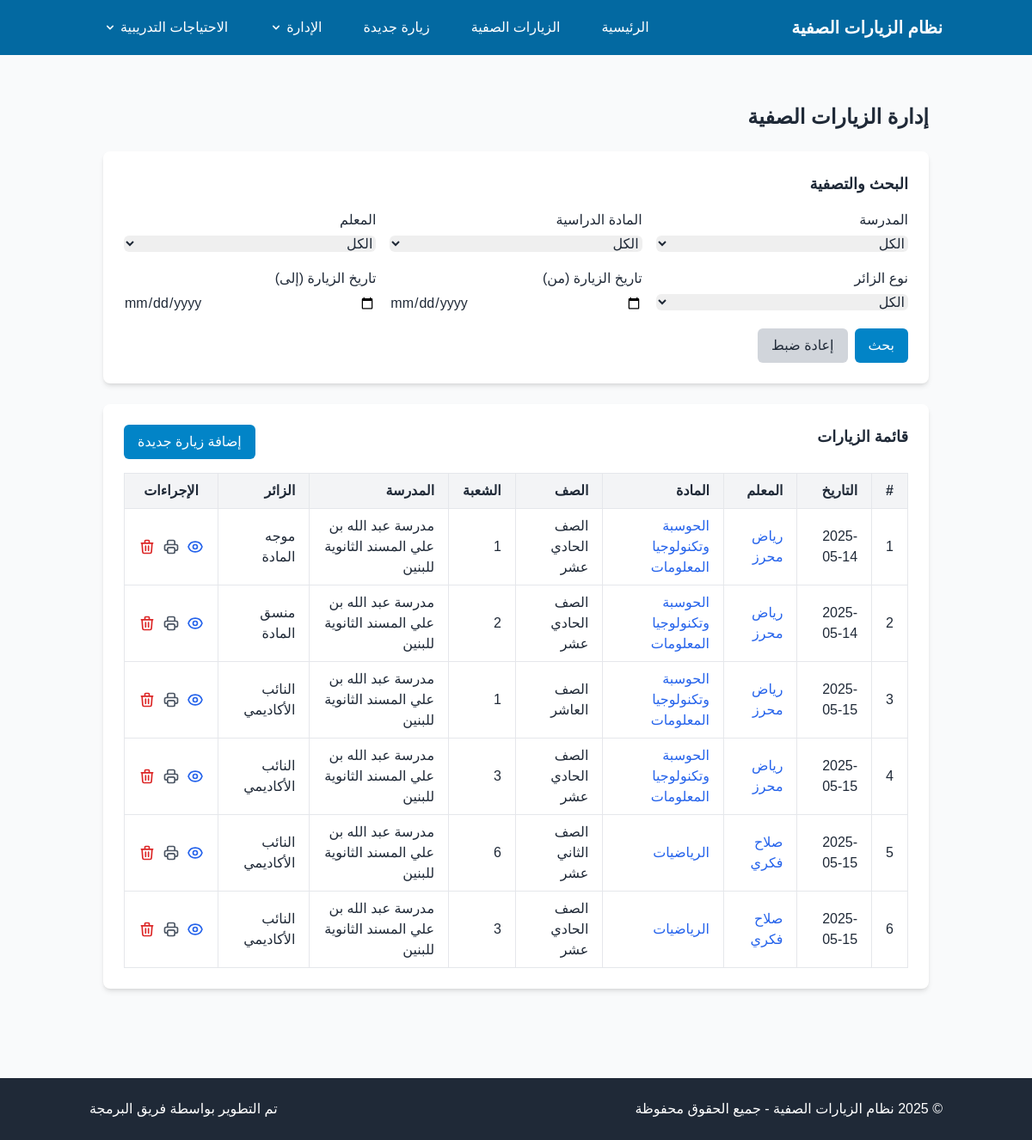
/visits.php, run on an earlier commit of the app's database.
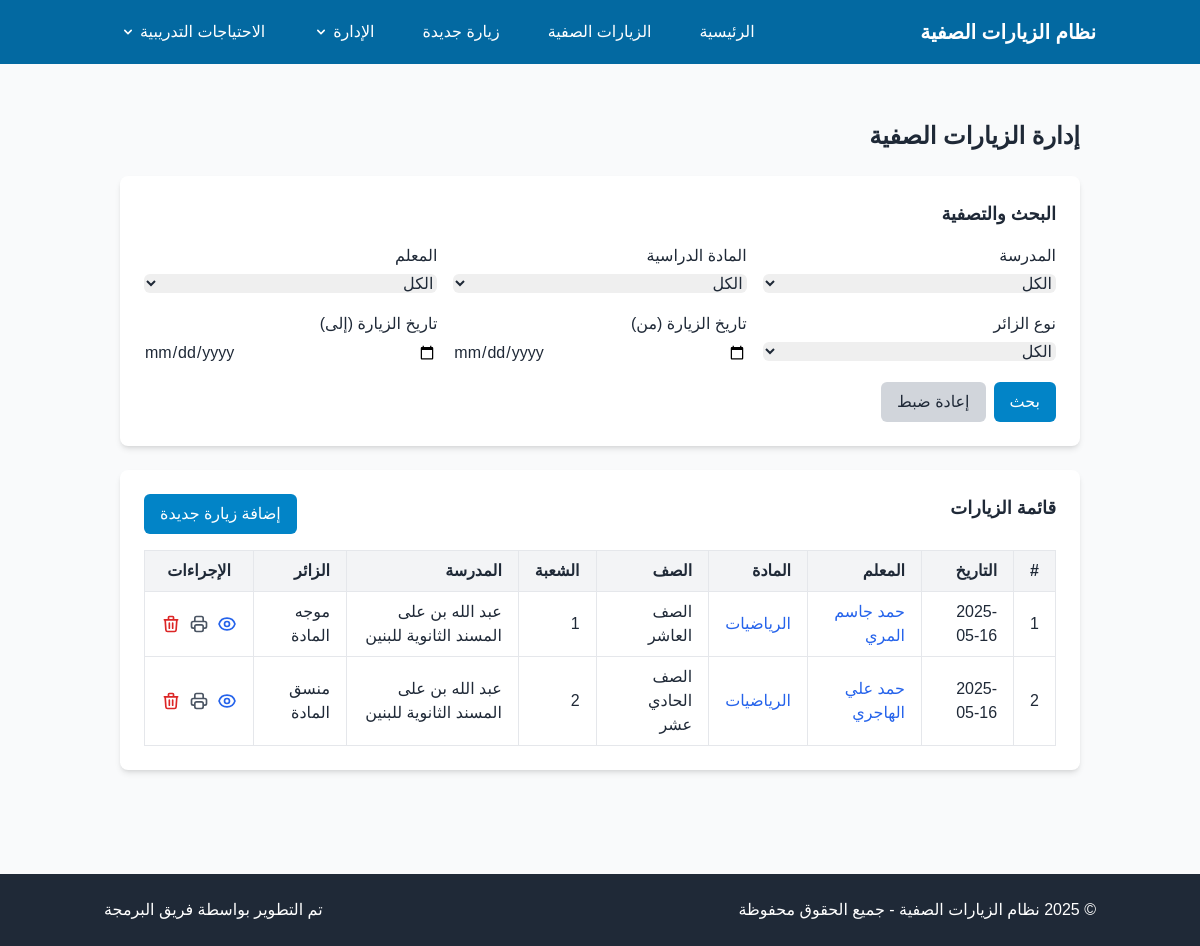
And on a later commit of the database.
### tables this page shows
CREATE TABLE `visits` (
  `id` int NOT NULL,
  `school_id` int NOT NULL,
  `teacher_id` int NOT NULL,
  `subject_id` int NOT NULL,
  `grade_id` int NOT NULL,
  `section_id` int NOT NULL,
  `level_id` int NOT NULL,
  `visitor_type_id` int NOT NULL,
  `visitor_person_id` int DEFAULT NULL,
  `visit_date` date NOT NULL,
  `academic_year_id` int DEFAULT NULL,
  `visit_type` enum('full','partial') NOT NULL DEFAULT 'full',
  `attendance_type` enum('physical','remote','hybrid') NOT NULL DEFAULT 'physical',
  `has_lab` tinyint(1) NOT NULL DEFAULT '0',
  `general_notes` text,
  `recommendation_notes` text,
  `appreciation_notes` text,
  `total_score` decimal(5,2) DEFAULT NULL,
  `created_at` timestamp NULL DEFAULT CURRENT_TIMESTAMP,
  `updated_at` timestamp NULL DEFAULT CURRENT_TIMESTAMP ON UPDATE CURRENT_TIMESTAMP
);

CREATE TABLE `teachers` (
  `id` int NOT NULL,
  `name` varchar(255) NOT NULL,
  `personal_id` varchar(20) NOT NULL,
  `email` varchar(255) DEFAULT NULL,
  `job_title` varchar(50) NOT NULL DEFAULT '????????',
  `phone` varchar(20) DEFAULT NULL,
  `school_id` int NOT NULL,
  `created_at` timestamp NULL DEFAULT CURRENT_TIMESTAMP,
  `updated_at` timestamp NULL DEFAULT CURRENT_TIMESTAMP ON UPDATE CURRENT_TIMESTAMP
);

CREATE TABLE `subjects` (
  `id` int NOT NULL,
  `name` varchar(255) NOT NULL,
  `school_id` int DEFAULT NULL,
  `is_school_specific` tinyint(1) NOT NULL DEFAULT '0',
  `is_active` tinyint(1) NOT NULL DEFAULT '1',
  `created_by` int DEFAULT NULL,
  `updated_by` int DEFAULT NULL,
  `created_at` timestamp NULL DEFAULT CURRENT_TIMESTAMP,
  `updated_at` timestamp NULL DEFAULT CURRENT_TIMESTAMP ON UPDATE CURRENT_TIMESTAMP
);

CREATE TABLE `grades` (
  `id` int NOT NULL,
  `name` varchar(255) NOT NULL,
  `level_id` int NOT NULL,
  `created_at` timestamp NULL DEFAULT CURRENT_TIMESTAMP,
  `updated_at` timestamp NULL DEFAULT CURRENT_TIMESTAMP ON UPDATE CURRENT_TIMESTAMP
);

CREATE TABLE `sections` (
  `id` int NOT NULL,
  `name` varchar(255) NOT NULL,
  `grade_id` int NOT NULL,
  `school_id` int NOT NULL,
  `created_at` timestamp NULL DEFAULT CURRENT_TIMESTAMP,
  `updated_at` timestamp NULL DEFAULT CURRENT_TIMESTAMP ON UPDATE CURRENT_TIMESTAMP
);

CREATE TABLE `schools` (
  `id` int NOT NULL,
  `name` varchar(255) NOT NULL,
  `phone` varchar(20) DEFAULT NULL,
  `created_at` timestamp NULL DEFAULT CURRENT_TIMESTAMP,
  `updated_at` timestamp NULL DEFAULT CURRENT_TIMESTAMP ON UPDATE CURRENT_TIMESTAMP,
  `school_code` varchar(20) DEFAULT NULL,
  `email` varchar(255) DEFAULT NULL,
  `address` text,
  `logo` varchar(255) DEFAULT NULL
);

CREATE TABLE `visitor_types` (
  `id` int NOT NULL,
  `name` varchar(255) NOT NULL,
  `created_at` timestamp NULL DEFAULT CURRENT_TIMESTAMP,
  `updated_at` timestamp NULL DEFAULT CURRENT_TIMESTAMP ON UPDATE CURRENT_TIMESTAMP
);

### includes/db_connection.php (called while the page is built, shortened)
<?php
$dsn = "mysql:host=" . DB_HOST . ";dbname=" . DB_NAME . ";charset=" . DB_CHARSET;
$options = [
    PDO::ATTR_ERRMODE            => PDO::ERRMODE_EXCEPTION,
    PDO::ATTR_DEFAULT_FETCH_MODE => PDO::FETCH_ASSOC,
    PDO::ATTR_EMULATE_PREPARES   => false,
];
try {
    $pdo = new PDO($dsn, DB_USER, DB_PASS, $options);
    $pdo->exec("SET NAMES utf8mb4");
    $pdo->exec("SET CHARACTER SET utf8mb4");
    $pdo->exec("SET collation_connection = utf8mb4_unicode_ci");
} catch (PDOException $e) {
    die("فشل الاتصال بقاعدة البيانات: " . $e->getMessage());
}
function query($sql, $params = []) {
    global $pdo;
    $stmt = $pdo->prepare($sql);
    $stmt->execute($params);
    return $stmt->fetchAll();
}

### visits.php (the view, shortened to what the changed rows need)
<?php
require_once 'includes/db_connection.php';
require_once 'includes/header.php';
$items_per_page = 10;
$current_page = isset($_GET['page']) ? max(1, intval($_GET['page'])) : 1;
$offset = ($current_page - 1) * $items_per_page;
$search_params = [];
$visits_sql = "
    SELECT
        v.id,
        v.visit_date,
        t.id AS teacher_id,
        t.name AS teacher_name,
        s.name AS school_name,
        vt.name AS visitor_type,
        g.name AS grade_name,
        sec.name AS section_name,
        subj.id AS subject_id,
        subj.name AS subject_name
    FROM
        visits v
    JOIN
        teachers t ON v.teacher_id = t.id
    JOIN
        schools s ON v.school_id = s.id
    JOIN
        visitor_types vt ON v.visitor_type_id = vt.id
    JOIN
        grades g ON v.grade_id = g.id
    JOIN
        sections sec ON v.section_id = sec.id
    JOIN
        subjects subj ON v.subject_id = subj.id
";
try {
    $visits = query($visits_sql, $search_params);
} catch (Exception $e) {
    $visits = [];
    $alert_message = show_alert('حدث خطأ أثناء استرجاع البيانات: ' . $e->getMessage(), 'error');
}
?>
<div class="container mx-auto px-4 py-8">
    <h1 class="text-2xl font-bold mb-6">إدارة الزيارات الصفية</h1>
    <div class="bg-white rounded-lg shadow-md p-6 mb-6">
        <h2 class="text-lg font-semibold mb-4">البحث والتصفية</h2>
    </div>
    <div class="bg-white rounded-lg shadow-md p-6">
        <div class="flex justify-between mb-4">
            <h2 class="text-lg font-semibold">قائمة الزيارات</h2>
        </div>
        <?php if (empty($visits)): ?>
            <p class="text-gray-500">لا توجد زيارات مسجلة.</p>
        <?php else: ?>
            <div class="overflow-x-auto">
                <table class="min-w-full border-collapse">
                    <thead>
                        <tr class="bg-gray-100">
                            <th class="px-4 py-2 border text-right">#</th>
                            <th class="px-4 py-2 border text-right">التاريخ</th>
                            <th class="px-4 py-2 border text-right">المعلم</th>
                            <th class="px-4 py-2 border text-right">المادة</th>
                            <th class="px-4 py-2 border text-right">الصف</th>
                            <th class="px-4 py-2 border text-right">الشعبة</th>
                            <th class="px-4 py-2 border text-right">المدرسة</th>
                            <th class="px-4 py-2 border text-right">الزائر</th>
                            <th class="px-4 py-2 border text-center">الإجراءات</th>
                        </tr>
                    </thead>
                    <tbody>
                        <?php foreach ($visits as $index => $visit): ?>
                            <tr class="hover:bg-gray-50">
                                <td class="px-4 py-2 border"><?= $offset + $index + 1 ?></td>
                                <td class="px-4 py-2 border"><?= date('Y-m-d', strtotime($visit['visit_date'])) ?></td>
                                <td class="px-4 py-2 border">
                                    <a href="class_performance_report.php?teacher_id=<?= $visit['teacher_id'] ?>" class="text-blue-600 hover:text-blue-800">
                                        <?= htmlspecialchars($visit['teacher_name']) ?>
                                    </a>
                                </td>
                                <td class="px-4 py-2 border">
                                    <a href="subject_performance_report.php?subject_id=<?= $visit['subject_id'] ?>" class="text-blue-600 hover:text-blue-800">
                                        <?= htmlspecialchars($visit['subject_name']) ?>
                                    </a>
                                </td>
                                <td class="px-4 py-2 border"><?= htmlspecialchars($visit['grade_name']) ?></td>
                                <td class="px-4 py-2 border"><?= htmlspecialchars($visit['section_name']) ?></td>
                                <td class="px-4 py-2 border"><?= htmlspecialchars($visit['school_name']) ?></td>
                                <td class="px-4 py-2 border"><?= htmlspecialchars($visit['visitor_type']) ?></td>
                                <td class="px-4 py-2 border text-center">
                                    <div class="flex space-x-2 space-x-reverse">
                                        <a href="view_visit.php?id=<?= $visit['id'] ?>" class="text-blue-600 hover:text-blue-800" title="عرض">
                                        </a>
                                        <a href="print_visit.php?id=<?= $visit['id'] ?>" class="text-gray-600 hover:text-gray-800" title="طباعة">
                                        </a>
                                        <a href="delete_visit.php?id=<?= $visit['id'] ?>" class="text-red-600 hover:text-red-800"
                                           onclick="return confirm('هل أنت متأكد من حذف هذه الزيارة؟');" title="حذف">
                                            <svg xmlns="http://www.w3.org/2000/svg" class="h-5 w-5" fill="none" viewBox="0 0 24 24" stroke="currentColor">
                                                <path stroke-linecap="round" stroke-linejoin="round" stroke-width="2" d="M19 7l-.867 12.142A2 2 0 0116.138 21H7.862a2 2 0 01-1.995-1.858L5 7m5 4v6m4-6v6m1-10V4a1 1 0 00-1-1h-4a1 1 0 00-1 1v3M4 7h16" />
                                            </svg>
                                        </a>
                                    </div>
                                </td>
                            </tr>
                        <?php endforeach; ?>
                    </tbody>
                </table>
            </div>
        <?php endif; ?>
    </div>
</div>
<?php
require_once 'includes/footer.php';
?>

What changed in the data, as far as the page shows it:
removed visits: index "1", visit_date "2025-05-14", teacher.name "رياض محرز", subject.name "الحوسبة وتكنولوجيا المعلومات", grade.name "الصف الحادي عشر", section.name "1", school.name "مدرسة عبد الله بن علي المسند الثانوية للبنين", visitor_type.name "موجه المادة"
removed visits: index "4", visit_date "2025-05-15", teacher.name "رياض محرز", subject.name "الحوسبة وتكنولوجيا المعلومات", grade.name "الصف الحادي عشر", section.name "3", school.name "مدرسة عبد الله بن علي المسند الثانوية للبنين", visitor_type.name "النائب الأكاديمي"
removed visits: index "5", visit_date "2025-05-15", teacher.name "صلاح فكري", subject.name "الرياضيات", grade.name "الصف الثاني عشر", section.name "6", school.name "مدرسة عبد الله بن علي المسند الثانوية للبنين", visitor_type.name "النائب الأكاديمي"
removed visits: index "6", visit_date "2025-05-15", teacher.name "صلاح فكري", subject.name "الرياضيات", grade.name "الصف الحادي عشر", section.name "3", school.name "مدرسة عبد الله بن علي المسند الثانوية للبنين", visitor_type.name "النائب الأكاديمي"
changed visits: index "2" → "1"; visit_date "2025-05-14" → "2025-05-16"; teacher.name "رياض محرز" → "حمد جاسم المري"; subject.name "الحوسبة وتكنولوجيا المعلومات" → "الرياضيات"; grade.name "الصف الحادي عشر" → "الصف العاشر"; section.name "2" → "1"; school.name "مدرسة عبد الله بن علي المسند الثانوية للبنين" → "عبد الله بن على المسند الثانوية للبنين"; visitor_type.name "منسق المادة" → "موجه المادة"
changed visits: index "3" → "2"; visit_date "2025-05-15" → "2025-05-16"; teacher.name "رياض محرز" → "حمد علي الهاجري"; subject.name "الحوسبة وتكنولوجيا المعلومات" → "الرياضيات"; grade.name "الصف العاشر" → "الصف الحادي عشر"; section.name "1" → "2"; school.name "مدرسة عبد الله بن علي المسند الثانوية للبنين" → "عبد الله بن على المسند الثانوية للبنين"; visitor_type.name "النائب الأكاديمي" → "منسق المادة"
